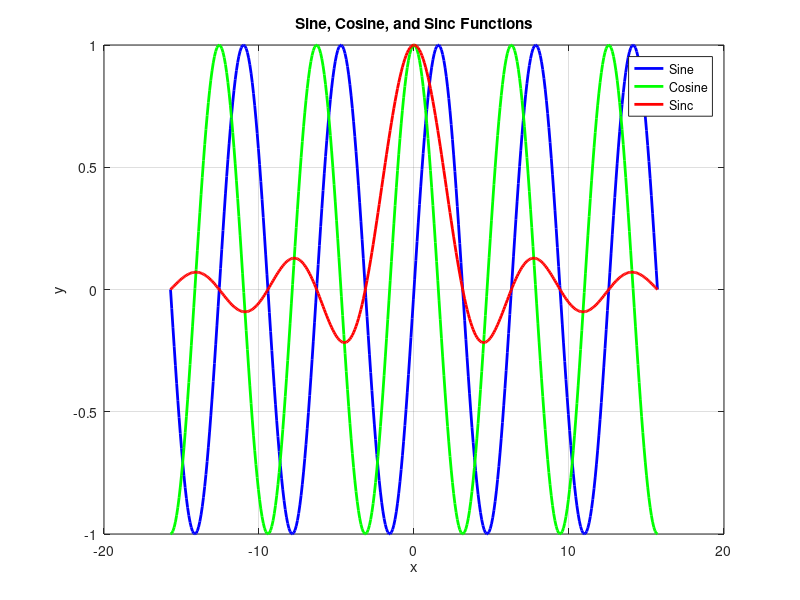

Recreate this plot in MATLAB.
x = linspace(-5*pi, 5*pi, 400);
y_sin = sin(x);
y_cos = cos(x);
y_sinc = sin(x) ./ x; 
y_sinc(x == 0) = 1; 
plot(x, y_sin, 'b-', 'linewidth', 2, 'DisplayName', 'Sine');
hold on;
plot(x, y_cos, 'g-', 'linewidth', 2, 'DisplayName', 'Cosine');
plot(x, y_sinc, 'r-', 'linewidth', 2, 'DisplayName', 'Sinc');
hold off;
xlabel('x');
ylabel('y');
title('Sine, Cosine, and Sinc Functions');
legend('show');
grid on;
